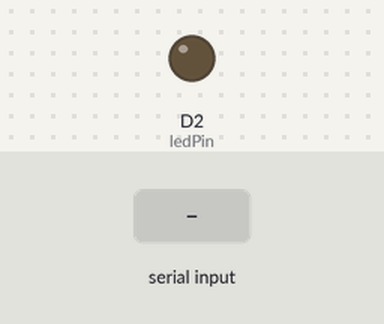
Bench run of a sketch on a simulated ESP8266 (NodeMCU). On the bench: output pins drawn as LEDs (lit = HIGH). The test bench sets the inputs (shaded band).

Above: at 1.2 s.
1.3 s: "a" received over Serial
At 1.9 s:
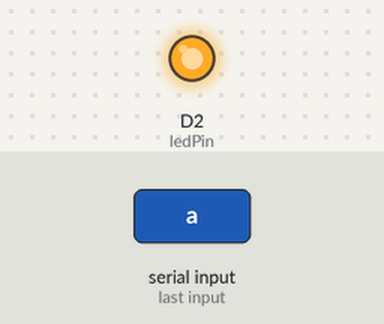
Timing chart, 0 to 4.3 s (numbered marks = the images above; inputs shaded):
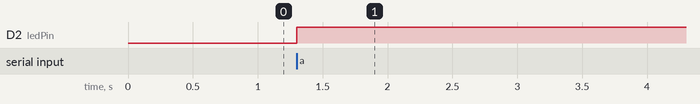

Measured:
- after the input at 1.3 s, D2 (ledPin): LOW → HIGH at once

The sketch:

Control-Nested-IF-ELSE.ino
```cpp
// These constants won't change:
const int ledPin = D2; // pin that the LED is attached to
void setup() {
 // initialize the LED pin as an output:
 pinMode(ledPin, OUTPUT);
 // initialize serial communications:
 Serial.begin(9600);
}
void loop() {
 // declare local variable
   char user_input;

  if (Serial.available() > 0) {    // is a character available?
    user_input = Serial.read();       //
    if (user_input == 'a') {
       // switch the LED on if the character 'a' is received
      digitalWrite(ledPin, HIGH);
      delay(10000);
    }else{
      // switch the LED off if any character except 'a' is received
      digitalWrite(ledPin, LOW);
    }
  }

}
```
